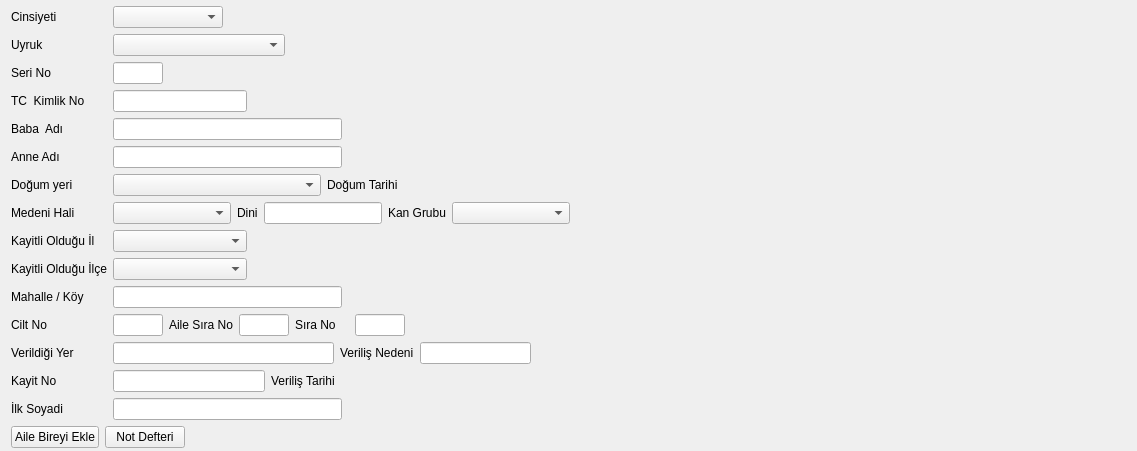
     <widget class="QWidget" name="tab">
      <attribute name="title">
       <string>Kimlik Bilgileri</string>
      </attribute>
      <layout class="QGridLayout" name="gridLayout_15" rowstretch="1,1,1,1,1,1,1,1,1,1,1,1,1,1,1,0" columnstretch="1,6,4,10,5,20">
       <property name="topMargin">
        <number>6</number>
       </property>
       <property name="rightMargin">
        <number>3</number>
       </property>
       <property name="bottomMargin">
        <number>3</number>
       </property>
       <item row="0" column="0">
        <widget class="QLabel" name="label_cinsiyet_2">
         <property name="sizePolicy">
          <sizepolicy hsizetype="Fixed" vsizetype="Fixed">
           <horstretch>0</horstretch>
           <verstretch>0</verstretch>
          </sizepolicy>
         </property>
         <property name="focusPolicy">
          <enum>Qt::NoFocus</enum>
         </property>
         <property name="text">
          <string>Cinsiyeti</string>
         </property>
        </widget>
       </item>
       <item row="0" column="1">
        <layout class="QGridLayout" name="gridLayout_2" columnstretch="3,5">
         <item row="0" column="0">
          <widget class="QComboBox" name="combo_box_cinsiyet">
           <property name="sizePolicy">
            <sizepolicy hsizetype="Expanding" vsizetype="Fixed">
             <horstretch>0</horstretch>
             <verstretch>0</verstretch>
            </sizepolicy>
           </property>
           <property name="font">
            <font>
             <pointsize>9</pointsize>
            </font>
           </property>
           <property name="sizeAdjustPolicy">
            <enum>QComboBox::AdjustToMinimumContentsLength</enum>
           </property>
           <property name="minimumContentsLength">
            <number>10</number>
           </property>
          </widget>
         </item>
         <item row="0" column="1">
          <spacer name="horizontalSpacer_11">
           <property name="orientation">
            <enum>Qt::Horizontal</enum>
           </property>
           <property name="sizeHint" stdset="0">
            <size>
             <width>40</width>
             <height>20</height>
            </size>
           </property>
          </spacer>
         </item>
        </layout>
       </item>
       <item row="0" column="5">
        <spacer name="horizontalSpacer_14">
         <property name="orientation">
          <enum>Qt::Horizontal</enum>
         </property>
         <property name="sizeHint" stdset="0">
          <size>
           <width>424</width>
           <height>20</height>
          </size>
         </property>
        </spacer>
       </item>
       <item row="1" column="0">
        <widget class="QLabel" name="label_uyruk">
         <property name="sizePolicy">
          <sizepolicy hsizetype="Fixed" vsizetype="Fixed">
           <horstretch>0</horstretch>
           <verstretch>0</verstretch>
          </sizepolicy>
         </property>
         <property name="text">
          <string>Uyruk </string>
         </property>
        </widget>
       </item>
       <item row="1" column="1" colspan="2">
        <layout class="QGridLayout" name="gridLayout_13" columnstretch="3,1">
         <item row="0" column="0">
          <widget class="QComboBox" name="combo_box_uyruk">
           <property name="sizePolicy">
            <sizepolicy hsizetype="Expanding" vsizetype="Fixed">
             <horstretch>0</horstretch>
             <verstretch>0</verstretch>
            </sizepolicy>
           </property>
           <property name="font">
            <font>
             <pointsize>9</pointsize>
            </font>
           </property>
           <property name="editable">
            <bool>false</bool>
           </property>
           <property name="sizeAdjustPolicy">
            <enum>QComboBox::AdjustToMinimumContentsLength</enum>
           </property>
          </widget>
         </item>
         <item row="0" column="1">
          <spacer name="horizontalSpacer_21">
           <property name="orientation">
            <enum>Qt::Horizontal</enum>
           </property>
           <property name="sizeHint" stdset="0">
            <size>
             <width>40</width>
             <height>20</height>
            </size>
           </property>
          </spacer>
         </item>
        </layout>
       </item>
       <item row="2" column="0">
        <widget class="QLabel" name="label_seri_no">
         <property name="sizePolicy">
          <sizepolicy hsizetype="Fixed" vsizetype="Fixed">
           <horstretch>0</horstretch>
           <verstretch>0</verstretch>
          </sizepolicy>
         </property>
         <property name="text">
          <string>Seri No</string>
         </property>
        </widget>
       </item>
       <item row="2" column="1">
        <layout class="QGridLayout" name="gridLayout_19" columnstretch="3,5">
         <item row="0" column="0">
          <widget class="QLineEdit" name="line_edit_seri_no">
           <property name="sizePolicy">
            <sizepolicy hsizetype="Expanding" vsizetype="Fixed">
             <horstretch>0</horstretch>
             <verstretch>0</verstretch>
            </sizepolicy>
           </property>
          </widget>
         </item>
         <item row="0" column="1">
          <spacer name="horizontalSpacer_12">
           <property name="orientation">
            <enum>Qt::Horizontal</enum>
           </property>
           <property name="sizeHint" stdset="0">
            <size>
             <width>40</width>
             <height>20</height>
            </size>
           </property>
          </spacer>
         </item>
        </layout>
       </item>
       <item row="3" column="0">
        <widget class="QLabel" name="label_tc_kimlik_no_2">
         <property name="sizePolicy">
          <sizepolicy hsizetype="Fixed" vsizetype="Fixed">
           <horstretch>0</horstretch>
           <verstretch>0</verstretch>
          </sizepolicy>
         </property>
         <property name="text">
          <string>TC  Kimlik No</string>
         </property>
        </widget>
       </item>
       <item row="4" column="0">
        <widget class="QLabel" name="label_baba_adi_2">
         <property name="sizePolicy">
          <sizepolicy hsizetype="Fixed" vsizetype="Fixed">
           <horstretch>0</horstretch>
           <verstretch>0</verstretch>
          </sizepolicy>
         </property>
         <property name="text">
          <string>Baba  Adı</string>
         </property>
        </widget>
       </item>
       <item row="4" column="1" colspan="2">
        <widget class="QLineEdit" name="line_edit_baba_adi">
         <property name="sizePolicy">
          <sizepolicy hsizetype="Expanding" vsizetype="Fixed">
           <horstretch>0</horstretch>
           <verstretch>0</verstretch>
          </sizepolicy>
         </property>
         <property name="text">
          <string/>
         </property>
        </widget>
       </item>
       <item row="5" column="0">
        <widget class="QLabel" name="label_3">
         <property name="sizePolicy">
          <sizepolicy hsizetype="Fixed" vsizetype="Fixed">
           <horstretch>0</horstretch>
           <verstretch>0</verstretch>
          </sizepolicy>
         </property>
         <property name="text">
          <string>Anne Adı</string>
         </property>
        </widget>
       </item>
       <item row="5" column="1" colspan="2">
        <widget class="QLineEdit" name="line_edit_anne_adi">
         <property name="sizePolicy">
          <sizepolicy hsizetype="Expanding" vsizetype="Fixed">
           <horstretch>0</horstretch>
           <verstretch>0</verstretch>
          </sizepolicy>
         </property>
         <property name="text">
          <string/>
         </property>
        </widget>
       </item>
       <item row="5" column="3">
        <spacer name="horizontalSpacer_15">
         <property name="orientation">
          <enum>Qt::Horizontal</enum>
         </property>
         <property name="sizeHint" stdset="0">
          <size>
           <width>168</width>
           <height>20</height>
          </size>
         </property>
        </spacer>
       </item>
       <item row="6" column="1" colspan="4">
        <layout class="QGridLayout" name="gridLayout_7" columnstretch="5,1,10,1">
         <property name="leftMargin">
          <number>0</number>
         </property>
         <property name="topMargin">
          <number>0</number>
         </property>
         <item row="0" column="0">
          <widget class="QComboBox" name="combo_box_dogum_yeri">
           <property name="sizePolicy">
            <sizepolicy hsizetype="Expanding" vsizetype="Fixed">
             <horstretch>0</horstretch>
             <verstretch>0</verstretch>
            </sizepolicy>
           </property>
           <property name="font">
            <font>
             <pointsize>9</pointsize>
            </font>
           </property>
           <property name="sizeAdjustPolicy">
            <enum>QComboBox::AdjustToMinimumContentsLength</enum>
           </property>
           <property name="minimumContentsLength">
            <number>10</number>
           </property>
          </widget>
         </item>
         <item row="0" column="1">
          <widget class="QLabel" name="label_dogum_tarihi">
           <property name="sizePolicy">
            <sizepolicy hsizetype="Fixed" vsizetype="Fixed">
             <horstretch>0</horstretch>
             <verstretch>0</verstretch>
            </sizepolicy>
           </property>
           <property name="text">
            <string>Doğum Tarihi</string>
           </property>
          </widget>
         </item>
         <item row="0" column="2">
          <widget class="QAdakDate" name="adakDate_dogum_tarihi" native="true">
           <property name="sizePolicy">
            <sizepolicy hsizetype="Expanding" vsizetype="Fixed">
             <horstretch>0</horstretch>
             <verstretch>0</verstretch>
            </sizepolicy>
           </property>
           <property name="maximumSize">
            <size>
             <width>242</width>
             <height>16777215</height>
            </size>
           </property>
           <property name="whatsThis">
            <string>Tarih WidgetÄ± </string>
           </property>
           <property name="QAdakDate" stdset="0">
            <rect>
             <x>0</x>
             <y>0</y>
             <width>100</width>
             <height>100</height>
            </rect>
           </property>
          </widget>
         </item>
         <item row="0" column="3">
          <spacer name="horizontalSpacer_17">
           <property name="orientation">
            <enum>Qt::Horizontal</enum>
           </property>
           <property name="sizeHint" stdset="0">
            <size>
             <width>40</width>
             <height>20</height>
            </size>
           </property>
          </spacer>
         </item>
        </layout>
       </item>
       <item row="7" column="1" colspan="4">
        <layout class="QGridLayout" name="gridLayout_12">
         <item row="0" column="1">
          <widget class="QComboBox" name="combo_box_medeni_hal">
           <property name="sizePolicy">
            <sizepolicy hsizetype="Expanding" vsizetype="Fixed">
             <horstretch>0</horstretch>
             <verstretch>0</verstretch>
            </sizepolicy>
           </property>
           <property name="font">
            <font>
             <pointsize>9</pointsize>
            </font>
           </property>
           <property name="toolTip">
            <string>Asgari Geçim İndiriminin Hesaplanabilmesi İçin Medeni Hal Bilgisi Girilmelidir  !</string>
           </property>
           <property name="sizeAdjustPolicy">
            <enum>QComboBox::AdjustToMinimumContentsLength</enum>
           </property>
           <property name="minimumContentsLength">
            <number>10</number>
           </property>
          </widget>
         </item>
         <item row="0" column="2">
          <widget class="QLabel" name="label_din_2">
           <property name="sizePolicy">
            <sizepolicy hsizetype="Fixed" vsizetype="Fixed">
             <horstretch>0</horstretch>
             <verstretch>0</verstretch>
            </sizepolicy>
           </property>
           <property name="text">
            <string>Dini</string>
           </property>
          </widget>
         </item>
         <item row="0" column="3">
          <widget class="QLineEdit" name="line_edit_din">
           <property name="sizePolicy">
            <sizepolicy hsizetype="Expanding" vsizetype="Fixed">
             <horstretch>0</horstretch>
             <verstretch>0</verstretch>
            </sizepolicy>
           </property>
          </widget>
         </item>
         <item row="0" column="4">
          <widget class="QLabel" name="label_kan_grubu_2">
           <property name="sizePolicy">
            <sizepolicy hsizetype="Fixed" vsizetype="Fixed">
             <horstretch>0</horstretch>
             <verstretch>0</verstretch>
            </sizepolicy>
           </property>
           <property name="text">
            <string>Kan Grubu</string>
           </property>
          </widget>
         </item>
         <item row="0" column="5">
          <widget class="QComboBox" name="combo_box_kan_grubu">
           <property name="sizePolicy">
            <sizepolicy hsizetype="Expanding" vsizetype="Fixed">
             <horstretch>0</horstretch>
             <verstretch>0</verstretch>
            </sizepolicy>
           </property>
           <property name="font">
            <font>
             <pointsize>9</pointsize>
            </font>
           </property>
           <property name="sizeAdjustPolicy">
            <enum>QComboBox::AdjustToMinimumContentsLength</enum>
           </property>
           <property name="minimumContentsLength">
            <number>10</number>
           </property>
          </widget>
         </item>
         <item row="0" column="6">
          <spacer name="horizontalSpacer_13">
           <property name="orientation">
            <enum>Qt::Horizontal</enum>
           </property>
           <property name="sizeHint" stdset="0">
            <size>
             <width>13</width>
             <height>17</height>
            </size>
           </property>
          </spacer>
         </item>
        </layout>
       </item>
       <item row="8" column="0">
        <widget class="QLabel" name="label_kayitli_oldugu_il_2">
         <property name="sizePolicy">
          <sizepolicy hsizetype="Fixed" vsizetype="Fixed">
           <horstretch>0</horstretch>
           <verstretch>0</verstretch>
          </sizepolicy>
         </property>
         <property name="text">
          <string>Kayitli Olduğu İl</string>
         </property>
        </widget>
       </item>
       <item row="8" column="1">
        <widget class="QComboBox" name="combo_box_kayitli_oldugu_il">
         <property name="sizePolicy">
          <sizepolicy hsizetype="Expanding" vsizetype="Fixed">
           <horstretch>0</horstretch>
           <verstretch>0</verstretch>
          </sizepolicy>
         </property>
        </widget>
       </item>
       <item row="9" column="0">
        <widget class="QLabel" name="label_12">
         <property name="sizePolicy">
          <sizepolicy hsizetype="Fixed" vsizetype="Fixed">
           <horstretch>0</horstretch>
           <verstretch>0</verstretch>
          </sizepolicy>
         </property>
         <property name="text">
          <string>Kayitli Olduğu İlçe</string>
         </property>
        </widget>
       </item>
       <item row="9" column="1">
        <widget class="QComboBox" name="combo_box_kayitli_oldugu_ilce">
         <property name="sizePolicy">
          <sizepolicy hsizetype="Expanding" vsizetype="Fixed">
           <horstretch>0</horstretch>
           <verstretch>0</verstretch>
          </sizepolicy>
         </property>
         <property name="sizeAdjustPolicy">
          <enum>QComboBox::AdjustToMinimumContentsLength</enum>
         </property>
         <item>
          <property name="text">
           <string/>
          </property>
         </item>
        </widget>
       </item>
       <item row="11" column="1" colspan="3">
        <layout class="QGridLayout" name="gridLayout" columnstretch="3,1,3,1,3,10">
         <item row="0" column="0">
          <widget class="QLineEdit" name="line_edit_cilt_no">
           <property name="sizePolicy">
            <sizepolicy hsizetype="Expanding" vsizetype="Fixed">
             <horstretch>0</horstretch>
             <verstretch>0</verstretch>
            </sizepolicy>
           </property>
          </widget>
         </item>
         <item row="0" column="1">
          <widget class="QLabel" name="label_8">
           <property name="sizePolicy">
            <sizepolicy hsizetype="Fixed" vsizetype="Fixed">
             <horstretch>0</horstretch>
             <verstretch>0</verstretch>
            </sizepolicy>
           </property>
           <property name="text">
            <string>Aile Sıra No</string>
           </property>
          </widget>
         </item>
         <item row="0" column="2">
          <widget class="QLineEdit" name="line_edit_sira_no">
           <property name="sizePolicy">
            <sizepolicy hsizetype="Expanding" vsizetype="Fixed">
             <horstretch>0</horstretch>
             <verstretch>0</verstretch>
            </sizepolicy>
           </property>
          </widget>
         </item>
         <item row="0" column="3">
          <widget class="QLabel" name="label_aile_sira_no_2">
           <property name="sizePolicy">
            <sizepolicy hsizetype="Fixed" vsizetype="Fixed">
             <horstretch>0</horstretch>
             <verstretch>0</verstretch>
            </sizepolicy>
           </property>
           <property name="text">
            <string>Sıra No    </string>
           </property>
          </widget>
         </item>
         <item row="0" column="4">
          <widget class="QLineEdit" name="line_edit_aile_sira_no">
           <property name="sizePolicy">
            <sizepolicy hsizetype="Expanding" vsizetype="Fixed">
             <horstretch>0</horstretch>
             <verstretch>0</verstretch>
            </sizepolicy>
           </property>
          </widget>
         </item>
         <item row="0" column="5">
          <spacer name="horizontalSpacer_18">
           <property name="orientation">
            <enum>Qt::Horizontal</enum>
           </property>
           <property name="sizeHint" stdset="0">
            <size>
             <width>40</width>
             <height>20</height>
            </size>
           </property>
          </spacer>
         </item>
        </layout>
       </item>
       <item row="12" column="1" colspan="3">
        <layout class="QGridLayout" name="gridLayout_3" columnstretch="10,1,5,0">
         <item row="0" column="0">
          <widget class="QLineEdit" name="line_edit_verildigi_yer">
           <property name="sizePolicy">
            <sizepolicy hsizetype="Expanding" vsizetype="Fixed">
             <horstretch>0</horstretch>
             <verstretch>0</verstretch>
            </sizepolicy>
           </property>
          </widget>
         </item>
         <item row="0" column="1">
          <widget class="QLabel" name="label_9">
           <property name="sizePolicy">
            <sizepolicy hsizetype="Fixed" vsizetype="Fixed">
             <horstretch>0</horstretch>
             <verstretch>0</verstretch>
            </sizepolicy>
           </property>
           <property name="text">
            <string>Veriliş Nedeni</string>
           </property>
          </widget>
         </item>
         <item row="0" column="2">
          <widget class="QLineEdit" name="line_edit_verilis_nedeni">
           <property name="sizePolicy">
            <sizepolicy hsizetype="Expanding" vsizetype="Fixed">
             <horstretch>0</horstretch>
             <verstretch>0</verstretch>
            </sizepolicy>
           </property>
          </widget>
         </item>
         <item row="0" column="3">
          <spacer name="horizontalSpacer_23">
           <property name="orientation">
            <enum>Qt::Horizontal</enum>
           </property>
           <property name="sizeHint" stdset="0">
            <size>
             <width>40</width>
             <height>20</height>
            </size>
           </property>
          </spacer>
         </item>
        </layout>
       </item>
       <item row="13" column="1" colspan="4">
        <layout class="QGridLayout" name="gridLayout_4" columnstretch="3,1,8,2">
         <item row="0" column="0">
          <widget class="QLineEdit" name="line_edit_kayit_no">
           <property name="sizePolicy">
            <sizepolicy hsizetype="Expanding" vsizetype="Fixed">
             <horstretch>0</horstretch>
             <verstretch>0</verstretch>
            </sizepolicy>
           </property>
          </widget>
         </item>
         <item row="0" column="1">
          <widget class="QLabel" name="label_verilis_tarihi_2">
           <property name="sizePolicy">
            <sizepolicy hsizetype="Fixed" vsizetype="Fixed">
             <horstretch>0</horstretch>
             <verstretch>0</verstretch>
            </sizepolicy>
           </property>
           <property name="text">
            <string>Veriliş Tarihi </string>
           </property>
          </widget>
         </item>
         <item row="0" column="2">
          <widget class="QAdakDate" name="adakDate_verilis_tarihi" native="true">
           <property name="minimumSize">
            <size>
             <width>242</width>
             <height>0</height>
            </size>
           </property>
           <property name="maximumSize">
            <size>
             <width>242</width>
             <height>16777215</height>
            </size>
           </property>
           <property name="whatsThis">
            <string>Tarih WidgetÄ± </string>
           </property>
           <property name="QAdakDate" stdset="0">
            <rect>
             <x>0</x>
             <y>0</y>
             <width>100</width>
             <height>100</height>
            </rect>
           </property>
          </widget>
         </item>
         <item row="0" column="3">
          <spacer name="horizontalSpacer_22">
           <property name="orientation">
            <enum>Qt::Horizontal</enum>
           </property>
           <property name="sizeHint" stdset="0">
            <size>
             <width>40</width>
             <height>20</height>
            </size>
           </property>
          </spacer>
         </item>
        </layout>
       </item>
       <item row="14" column="0">
        <widget class="QLabel" name="label_ilk_soyadi_2">
         <property name="sizePolicy">
          <sizepolicy hsizetype="Fixed" vsizetype="Fixed">
           <horstretch>0</horstretch>
           <verstretch>0</verstretch>
          </sizepolicy>
         </property>
         <property name="text">
          <string>İlk Soyadi </string>
         </property>
        </widget>
       </item>
       <item row="14" column="1" colspan="2">
        <widget class="QLineEdit" name="line_edit_ilk_soyadi">
         <property name="sizePolicy">
          <sizepolicy hsizetype="Expanding" vsizetype="Fixed">
           <horstretch>0</horstretch>
           <verstretch>0</verstretch>
          </sizepolicy>
         </property>
        </widget>
       </item>
       <item row="6" column="0">
        <widget class="QLabel" name="label_14">
         <property name="sizePolicy">
          <sizepolicy hsizetype="Fixed" vsizetype="Fixed">
           <horstretch>0</horstretch>
           <verstretch>0</verstretch>
          </sizepolicy>
         </property>
         <property name="text">
          <string>Doğum yeri </string>
         </property>
        </widget>
       </item>
       <item row="7" column="0">
        <widget class="QLabel" name="label_medeni_hali_2">
         <property name="sizePolicy">
          <sizepolicy hsizetype="Fixed" vsizetype="Fixed">
           <horstretch>0</horstretch>
           <verstretch>0</verstretch>
          </sizepolicy>
         </property>
         <property name="text">
          <string>Medeni Hali</string>
         </property>
        </widget>
       </item>
       <item row="11" column="0">
        <widget class="QLabel" name="label_cilt_no_2">
         <property name="sizePolicy">
          <sizepolicy hsizetype="Fixed" vsizetype="Fixed">
           <horstretch>0</horstretch>
           <verstretch>0</verstretch>
          </sizepolicy>
         </property>
         <property name="text">
          <string>Cilt No </string>
         </property>
        </widget>
       </item>
       <item row="12" column="0">
        <widget class="QLabel" name="label_verildigi_yer_2">
         <property name="sizePolicy">
          <sizepolicy hsizetype="Fixed" vsizetype="Fixed">
           <horstretch>0</horstretch>
           <verstretch>0</verstretch>
          </sizepolicy>
         </property>
         <property name="text">
          <string>Verildiği Yer</string>
         </property>
        </widget>
       </item>
       <item row="13" column="0">
        <widget class="QLabel" name="label_20">
         <property name="sizePolicy">
          <sizepolicy hsizetype="Fixed" vsizetype="Fixed">
           <horstretch>0</horstretch>
           <verstretch>0</verstretch>
          </sizepolicy>
         </property>
         <property name="text">
          <string>Kayit No</string>
         </property>
        </widget>
       </item>
       <item row="10" column="1" colspan="2">
        <widget class="QLineEdit" name="line_edit_kayitli_oldugu_mahalle">
         <property name="sizePolicy">
          <sizepolicy hsizetype="Expanding" vsizetype="Fixed">
           <horstretch>0</horstretch>
           <verstretch>0</verstretch>
          </sizepolicy>
         </property>
        </widget>
       </item>
       <item row="10" column="0">
        <widget class="QLabel" name="label_kayitli_oldugu_mahalle_2">
         <property name="sizePolicy">
          <sizepolicy hsizetype="Fixed" vsizetype="Fixed">
           <horstretch>0</horstretch>
           <verstretch>0</verstretch>
          </sizepolicy>
         </property>
         <property name="text">
          <string>Mahalle / Köy  </string>
         </property>
        </widget>
       </item>
       <item row="3" column="1">
        <widget class="QLineEdit" name="line_edit_tc_kimlik_no">
         <property name="sizePolicy">
          <sizepolicy hsizetype="Expanding" vsizetype="Fixed">
           <horstretch>0</horstretch>
           <verstretch>0</verstretch>
          </sizepolicy>
         </property>
         <property name="text">
          <string/>
         </property>
         <property name="maxLength">
          <number>11</number>
         </property>
        </widget>
       </item>
       <item row="5" column="4">
        <spacer name="horizontalSpacer_32">
         <property name="orientation">
          <enum>Qt::Horizontal</enum>
         </property>
         <property name="sizeHint" stdset="0">
          <size>
           <width>40</width>
           <height>20</height>
          </size>
         </property>
        </spacer>
       </item>
       <item row="15" column="0" colspan="5">
        <layout class="QGridLayout" name="gridLayout_17" columnstretch="1,1,10">
         <item row="0" column="0">
          <widget class="QPushButton" name="push_button_aile_bireyleri">
           <property name="sizePolicy">
            <sizepolicy hsizetype="Expanding" vsizetype="Fixed">
             <horstretch>0</horstretch>
             <verstretch>0</verstretch>
            </sizepolicy>
           </property>
           <property name="text">
            <string>Aile Bireyi Ekle</string>
           </property>
           <property name="icon">
            <iconset>
             <normaloff>:/e9_icons/E9_ICONS/ekle_ikonu.png</normaloff>:/e9_icons/E9_ICONS/ekle_ikonu.png</iconset>
           </property>
           <property name="iconSize">
            <size>
             <width>20</width>
             <height>20</height>
            </size>
           </property>
          </widget>
         </item>
         <item row="0" column="1">
          <widget class="QPushButton" name="push_button_not_defteri">
           <property name="sizePolicy">
            <sizepolicy hsizetype="Expanding" vsizetype="Fixed">
             <horstretch>0</horstretch>
             <verstretch>0</verstretch>
            </sizepolicy>
           </property>
           <property name="text">
            <string>Not Defteri</string>
           </property>
          </widget>
         </item>
         <item row="0" column="2">
          <spacer name="horizontalSpacer_25">
           <property name="orientation">
            <enum>Qt::Horizontal</enum>
           </property>
           <property name="sizeHint" stdset="0">
            <size>
             <width>68</width>
             <height>20</height>
            </size>
           </property>
          </spacer>
         </item>
        </layout>
       </item>
      </layout>
     </widget>
